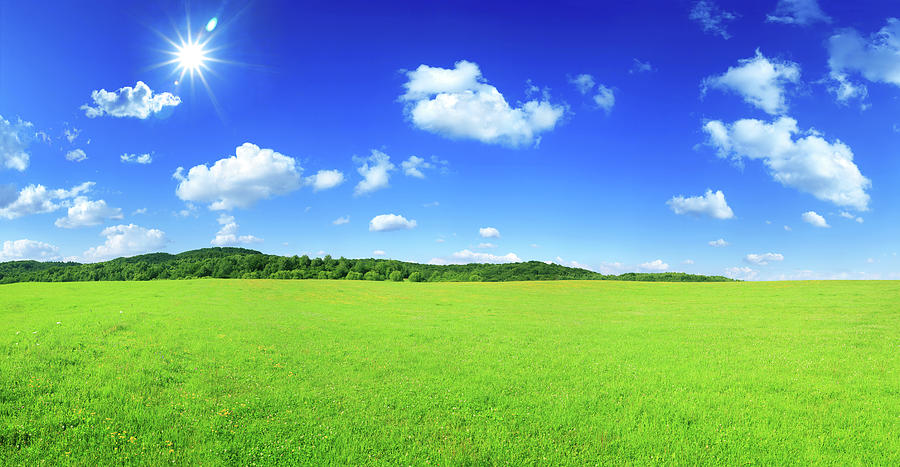
#> input picture Dataset/Lab_2/reference.jpg, 900 x 467 px, found by its file name
$ python Histogram_Matching.py
#> lines starting #> are read from the running program, lines starting #| are printed output that depends on the picture; long printed decimals are rounded
import cv2
import numpy as np

# Read the reference image
reference = cv2.imread(
    "Dataset/Lab_2/reference.jpg",
    cv2.IMREAD_GRAYSCALE
)
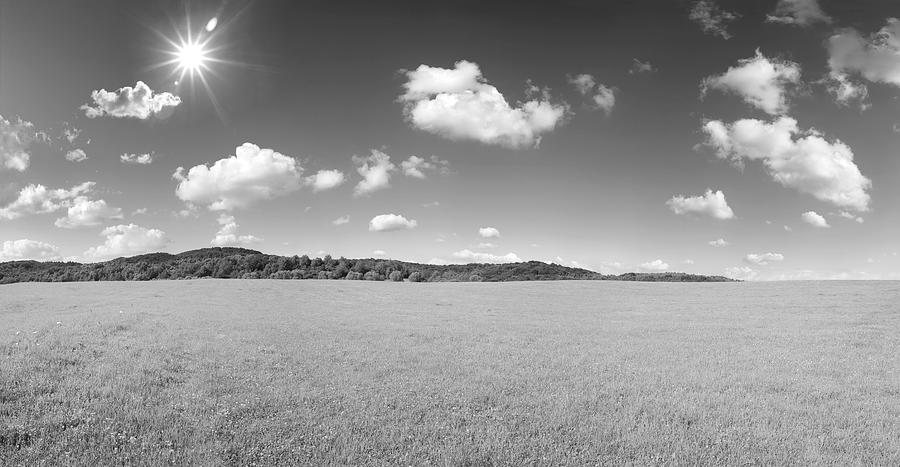
#> reference: shape (467, 900); min 0, max 255, mean 148.2

# Read the two source images
source1 = cv2.imread(
    "Dataset/Lab_2/source1.jpg",
    cv2.IMREAD_GRAYSCALE
)
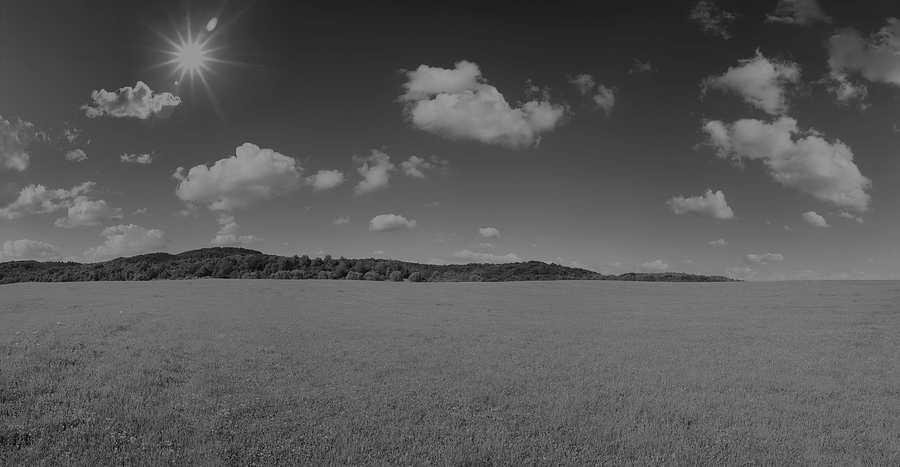
#> input picture Dataset/Lab_2/source1.jpg, 900 x 467 px, found by its file name
#> source1 is the input picture: shape (467, 900); min 0, max 157, mean 88.9

source2 = cv2.imread(
    "Dataset/Lab_2/source2.jpg",
    cv2.IMREAD_GRAYSCALE
)
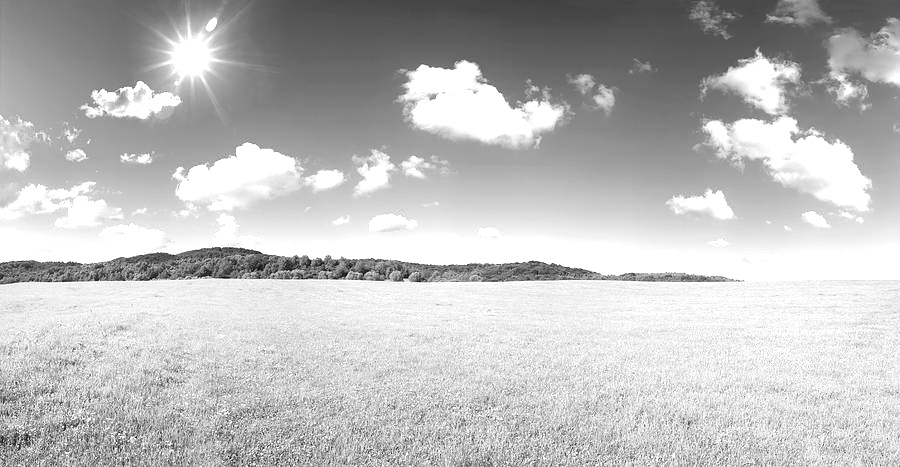
#> input picture Dataset/Lab_2/source2.jpg, 900 x 467 px, found by its file name
#> source2 is the input picture: shape (467, 900); min 4, max 255, mean 189.5

print("reference shape:", reference.shape)
#| reference shape: (467, 900)
print("Source 1 shape:", source1.shape)
#| Source 1 shape: (467, 900)
print("Source 2 shape:", source2.shape)
#| Source 2 shape: (467, 900)

print("Reference data type:", reference.dtype)
#| Reference data type: uint8
print("Source 1 data type:", source1.dtype)
#| Source 1 data type: uint8

def calculate_histogram(image):

    histogram = np.zeros(256, dtype=np.int64)

    for pixel in image.flatten():
        histogram[pixel] += 1
#> this loop made 420300 passes
#> pixel on passes 1 to 3: 100, 101, 101
#> after the loop, histogram = 256 values, max 5893 at index 183, min 0 at index 1, mean 1641.8

    return histogram

reference_hist = calculate_histogram(reference)
#> reference_hist has the same summary as histogram in calculate_histogram
source1_hist = calculate_histogram(source1)
#> the loop in calculate_histogram (call 2), `for pixel in image.flatten():` made 420300 passes
#> pixel on passes 1 to 3: 60, 61, 61
#> source1_hist = 256 values, max 10409 at index 110, min 0 at index 158, mean 1641.8
source2_hist = calculate_histogram(source2)
#> source2_hist = 256 values, max 44056 at index 255, min 0 at index 0, mean 1641.8

def calculate_pdf(histogram):

    total_pixels = histogram.sum()
#> total_pixels = 420300

    pdf = histogram / total_pixels
#> pdf = 256 values, max 0.014 at index 183, min 0 at index 1, mean 0.00391

    return pdf

reference_pdf = calculate_pdf(reference_hist)
#> reference_pdf has the same summary as pdf in calculate_pdf
source1_pdf = calculate_pdf(source1_hist)
#> source1_pdf = 256 values, max 0.0248 at index 110, min 0 at index 158, mean 0.00391
source2_pdf = calculate_pdf(source2_hist)
#> source2_pdf = 256 values, max 0.105 at index 255, min 0 at index 0, mean 0.00391

print("Reference PDF sum:", reference_pdf.sum())
#| Reference PDF sum: 1.0
print("Source 1 PDF sum:", source1_pdf.sum())
#| Source 1 PDF sum: 1.0
print("Source 2 PDF sum:", source2_pdf.sum())
#| Source 2 PDF sum: 1

def calculate_cdf(pdf):

    cdf = np.cumsum(pdf)
#> cdf = 256 values from 1.67e-05 to 1

    return cdf

reference_cdf = calculate_cdf(reference_pdf)
#> reference_cdf = 256 values from 1.67e-05 to 1
source1_cdf = calculate_cdf(source1_pdf)
#> source1_cdf = 256 values from 7.14e-06 to 1
source2_cdf = calculate_cdf(source2_pdf)
#> source2_cdf = 256 values from 0 to 1

print("Reference CDF last value:", reference_cdf[-1])
#| Reference CDF last value: 1.0
print("Source 1 CDF last value:", source1_cdf[-1])
#| Source 1 CDF last value: 1.0
print("Source 2 CDF last value:", source2_cdf[-1])
#| Source 2 CDF last value: 1

def create_mapping(source_cdf, reference_cdf):

    mapping = np.zeros(256, dtype=np.uint8)

    for source_intensity in range(256):

        # CDF value of the current source intensity
        source_value = source_cdf[source_intensity]

        # Difference between source CDF and every reference CDF value
        difference = np.abs(reference_cdf - source_value)

        # Find the reference intensity with minimum difference
        reference_intensity = np.argmin(difference)

        # Store the mapping
        mapping[source_intensity] = reference_intensity
#> this loop made 256 passes
#> (source_value, reference_intensity) on passes 1 to 3: (7.14e-06, 0), (9.52e-06, 0), (1.9e-05, 0)
#> after the loop, mapping = 256 values from 0 to 255

    return mapping

mapping1 = create_mapping(
    source1_cdf,
    reference_cdf
)
#> mapping1 = 256 values from 0 to 255

mapping2 = create_mapping(
    source2_cdf,
    reference_cdf
)
#> the loop in create_mapping (call 2), `for source_intensity in range(256):` made 256 passes
#> (source_value, reference_intensity) on passes 1 to 3: (0, 0), (0, 0), (0, 0)
#> mapping2 = 256 values from 0 to 255
matched_source1 = mapping1[source1]
matched_source2 = mapping2[source2]
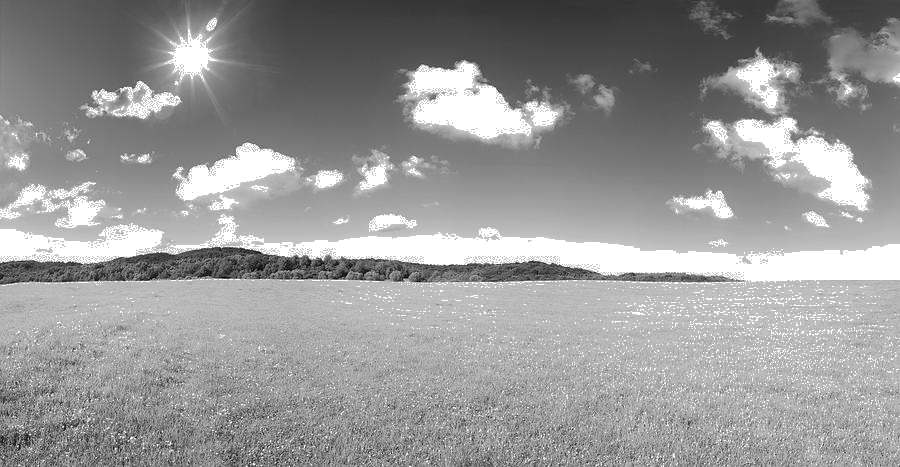
#> matched_source2: shape (467, 900); min 0, max 255, mean 151.9
cv2.imwrite(
    "Lab_2/Outputs/matched_source1.jpg",
    matched_source1
)

cv2.imwrite(
    "Lab_2/Outputs/matched_source2.jpg",
    matched_source2
)
matched1_hist = calculate_histogram(matched_source1)
#> matched1_hist = 256 values, max 10409 at index 184, min 0 at index 1, mean 1641.8
matched2_hist = calculate_histogram(matched_source2)
#> matched2_hist = 256 values, max 44056 at index 255, min 0 at index 1, mean 1641.8

matched1_pdf = calculate_pdf(matched1_hist)
#> matched1_pdf = 256 values, max 0.0248 at index 184, min 0 at index 1, mean 0.00391
matched2_pdf = calculate_pdf(matched2_hist)
#> matched2_pdf = 256 values, max 0.105 at index 255, min 0 at index 1, mean 0.00391

matched1_cdf = calculate_cdf(matched1_pdf)
#> matched1_cdf = 256 values from 1.9e-05 to 1
matched2_cdf = calculate_cdf(matched2_pdf)
#> matched2_cdf = 256 values from 1.19e-05 to 1


import matplotlib.pyplot as plt

plt.figure(figsize=(10, 5))

plt.plot(reference_hist, label="Reference")
plt.plot(source1_hist, label="Source 1")
plt.plot(source2_hist, label="Source 2")

plt.xlabel("Intensity")
plt.ylabel("Number of Pixels")
plt.title("Histograms of Images")
plt.legend()

plt.show()
#> figure, not shown here; curve peaks at x = 183, y = 5893; curve peaks at x = 110, y = 10409; curve peaks at x = 255, y = 44056

plt.figure(figsize=(10, 5))

plt.plot(reference_cdf, label="Reference")
plt.plot(source1_cdf, label="Source 1")
plt.plot(source2_cdf, label="Source 2")

plt.xlabel("Intensity")
plt.ylabel("CDF")
plt.title("CDF of Images")
plt.legend()

plt.show()
#> figure, not shown here; curve peaks at x = 255, y = 1; curve peaks at x = 157, y = 1; curve peaks at x = 255, y = 1

######## histogram

plt.figure(figsize=(10, 5))

plt.plot(reference_hist, label="Reference")
plt.plot(matched1_hist, label="Matched Source 1")
plt.plot(matched2_hist, label="Matched Source 2")

plt.xlabel("Intensity")
plt.ylabel("Number of Pixels")
plt.title("Histogram After Matching")
plt.legend()

plt.show()
#> figure, not shown here; curve peaks at x = 183, y = 5893; curve peaks at x = 184, y = 10409; curve peaks at x = 255, y = 44056

#CDF

plt.figure(figsize=(10, 5))

plt.plot(reference_cdf, label="Reference")
plt.plot(matched1_cdf, label="Matched Source 1")
plt.plot(matched2_cdf, label="Matched Source 2")

plt.xlabel("Intensity")
plt.ylabel("CDF")
plt.title("CDF After Histogram Matching")
plt.legend()

plt.show()
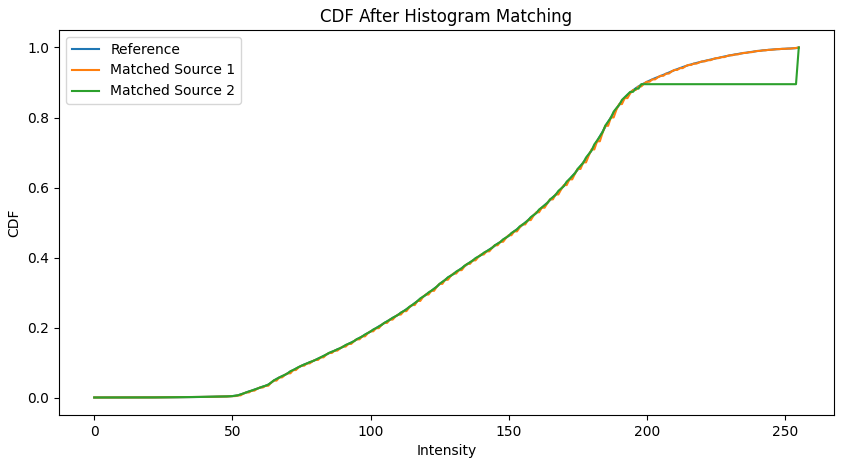
#> figure drawn by matplotlib, 1 panel; curve peaks at x = 255, y = 1; curve peaks at x = 255, y = 1; curve peaks at x = 255, y = 1

def create_analytical_target():

    intensity = np.arange(256)

    # Create a Gaussian-shaped distribution
    target_pdf = np.exp(
        -((intensity - 80) ** 2) / (2 * 35 ** 2)
    )

    # Normalize so total probability = 1
    target_pdf = target_pdf / target_pdf.sum()

    return target_pdf
target_pdf = create_analytical_target()

target_cdf = np.cumsum(target_pdf)
analytical_mapping = create_mapping(
    source1_cdf,
    target_cdf
)
#> analytical_mapping = 256 values from 0 to 255

analytical_result = analytical_mapping[source1]

cv2.imwrite(
    "Lab_2/Outputs/analytical_target_result.jpg",
    analytical_result
)
analytical_hist = calculate_histogram(analytical_result)
#> analytical_hist = 256 values, max 10409 at index 104, min 0 at index 4, mean 1641.8

analytical_pdf = calculate_pdf(
    analytical_hist
)
#> analytical_pdf = 256 values, max 0.0248 at index 104, min 0 at index 4, mean 0.00391

analytical_cdf = calculate_cdf(
    analytical_pdf
)
#> analytical_cdf = 256 values from 0.0012 to 1

plt.figure(figsize=(10, 5))

plt.plot(target_pdf)

plt.xlabel("Intensity")
plt.ylabel("Probability")
plt.title("Analytical Target Histogram")

plt.show()
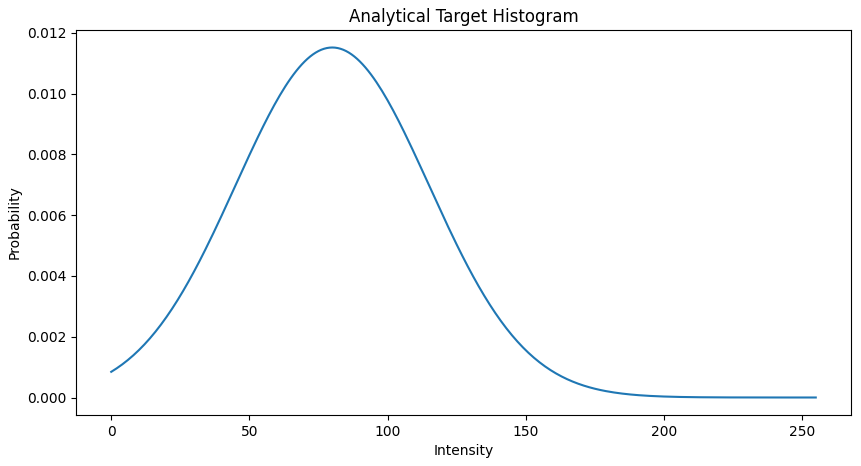
#> figure drawn by matplotlib, 1 panel; curve peaks at x = 80, y = 0.0115
plt.figure(figsize=(10, 5))

plt.plot(target_cdf)

plt.xlabel("Intensity")
plt.ylabel("CDF")
plt.title("Analytical Target CDF")

plt.show()
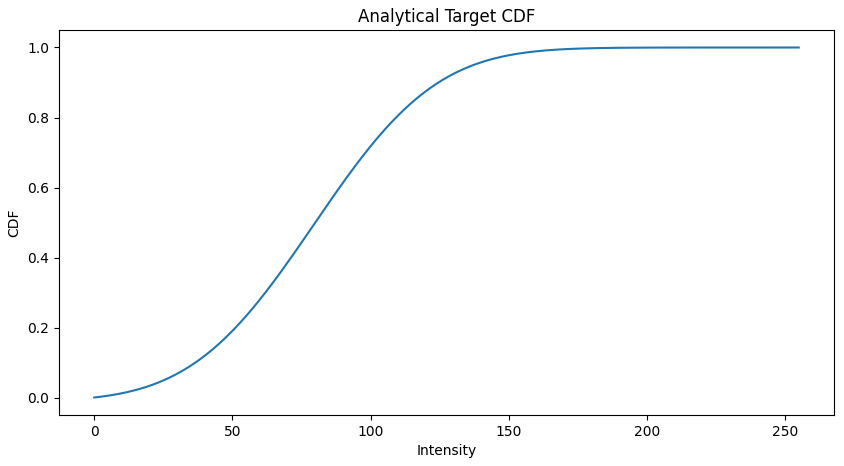
#> figure drawn by matplotlib, 1 panel; curve peaks at x = 255, y = 1

plt.figure(figsize=(10, 5))

plt.plot(target_cdf, label="Analytical Target")
plt.plot(analytical_cdf, label="Result")

plt.xlabel("Intensity")
plt.ylabel("CDF")
plt.title("Analytical Target vs Result")
plt.legend()

plt.show()
#> figure, not shown here; curve peaks at x = 255, y = 1; curve peaks at x = 255, y = 1
